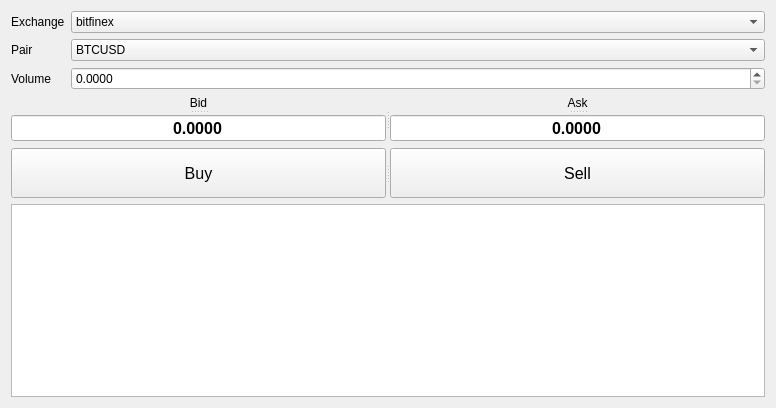
<?xml version="1.0" encoding="UTF-8"?>
<ui version="4.0">
 <class>GuiTrade</class>
 <widget class="QWidget" name="GuiTrade">
  <property name="geometry">
   <rect>
    <x>0</x>
    <y>0</y>
    <width>776</width>
    <height>408</height>
   </rect>
  </property>
  <property name="windowTitle">
   <string>Trade</string>
  </property>
  <layout class="QGridLayout" name="gridLayout">
   <item row="4" column="0" colspan="2">
    <widget class="QSplitter" name="splitterButtonTrade">
     <property name="sizePolicy">
      <sizepolicy hsizetype="Expanding" vsizetype="Fixed">
       <horstretch>0</horstretch>
       <verstretch>0</verstretch>
      </sizepolicy>
     </property>
     <property name="minimumSize">
      <size>
       <width>0</width>
       <height>50</height>
      </size>
     </property>
     <property name="font">
      <font>
       <pointsize>12</pointsize>
       <weight>50</weight>
       <bold>false</bold>
      </font>
     </property>
     <property name="orientation">
      <enum>Qt::Horizontal</enum>
     </property>
     <widget class="QPushButton" name="buy">
      <property name="text">
       <string>Buy</string>
      </property>
     </widget>
     <widget class="QPushButton" name="sell">
      <property name="text">
       <string>Sell</string>
      </property>
     </widget>
    </widget>
   </item>
   <item row="3" column="0" colspan="2">
    <widget class="QSplitter" name="splitterPrice">
     <property name="sizePolicy">
      <sizepolicy hsizetype="Expanding" vsizetype="Fixed">
       <horstretch>0</horstretch>
       <verstretch>0</verstretch>
      </sizepolicy>
     </property>
     <property name="orientation">
      <enum>Qt::Horizontal</enum>
     </property>
     <widget class="QSplitter" name="splitterBid">
      <property name="orientation">
       <enum>Qt::Vertical</enum>
      </property>
      <widget class="QLabel" name="labelBid">
       <property name="text">
        <string>Bid</string>
       </property>
       <property name="alignment">
        <set>Qt::AlignCenter</set>
       </property>
      </widget>
      <widget class="QDoubleSpinBox" name="bid">
       <property name="font">
        <font>
         <pointsize>12</pointsize>
         <weight>75</weight>
         <bold>true</bold>
        </font>
       </property>
       <property name="alignment">
        <set>Qt::AlignCenter</set>
       </property>
       <property name="readOnly">
        <bool>true</bool>
       </property>
       <property name="buttonSymbols">
        <enum>QAbstractSpinBox::NoButtons</enum>
       </property>
       <property name="decimals">
        <number>4</number>
       </property>
       <property name="maximum">
        <double>9999999.000000000000000</double>
       </property>
      </widget>
     </widget>
     <widget class="QSplitter" name="splitterAsk">
      <property name="orientation">
       <enum>Qt::Vertical</enum>
      </property>
      <widget class="QLabel" name="labelAsk">
       <property name="text">
        <string>Ask</string>
       </property>
       <property name="alignment">
        <set>Qt::AlignCenter</set>
       </property>
      </widget>
      <widget class="QDoubleSpinBox" name="ask">
       <property name="font">
        <font>
         <pointsize>12</pointsize>
         <weight>75</weight>
         <bold>true</bold>
        </font>
       </property>
       <property name="alignment">
        <set>Qt::AlignCenter</set>
       </property>
       <property name="readOnly">
        <bool>true</bool>
       </property>
       <property name="buttonSymbols">
        <enum>QAbstractSpinBox::NoButtons</enum>
       </property>
       <property name="decimals">
        <number>4</number>
       </property>
       <property name="maximum">
        <double>9999999.000000000000000</double>
       </property>
      </widget>
     </widget>
    </widget>
   </item>
   <item row="2" column="1">
    <widget class="QDoubleSpinBox" name="volume">
     <property name="decimals">
      <number>4</number>
     </property>
     <property name="maximum">
      <double>9999999.000000000000000</double>
     </property>
     <property name="singleStep">
      <double>0.001000000000000</double>
     </property>
    </widget>
   </item>
   <item row="2" column="0">
    <widget class="QLabel" name="labelVolume">
     <property name="text">
      <string>Volume</string>
     </property>
    </widget>
   </item>
   <item row="1" column="1">
    <widget class="QComboBox" name="pair">
     <item>
      <property name="text">
       <string>BTCUSD</string>
      </property>
     </item>
     <item>
      <property name="text">
       <string>ETHUSD</string>
      </property>
     </item>
     <item>
      <property name="text">
       <string>LTCUSD</string>
      </property>
     </item>
    </widget>
   </item>
   <item row="1" column="0">
    <widget class="QLabel" name="labelPair">
     <property name="text">
      <string>Pair</string>
     </property>
    </widget>
   </item>
   <item row="0" column="0">
    <widget class="QLabel" name="labelExchange">
     <property name="text">
      <string>Exchange</string>
     </property>
    </widget>
   </item>
   <item row="0" column="1">
    <widget class="QComboBox" name="exchange">
     <property name="sizePolicy">
      <sizepolicy hsizetype="MinimumExpanding" vsizetype="Fixed">
       <horstretch>0</horstretch>
       <verstretch>0</verstretch>
      </sizepolicy>
     </property>
     <item>
      <property name="text">
       <string>bitfinex</string>
      </property>
     </item>
    </widget>
   </item>
   <item row="5" column="0" colspan="2">
    <widget class="QListWidget" name="log"/>
   </item>
  </layout>
 </widget>
 <layoutdefault spacing="6" margin="11"/>
 <resources/>
 <connections/>
</ui>
